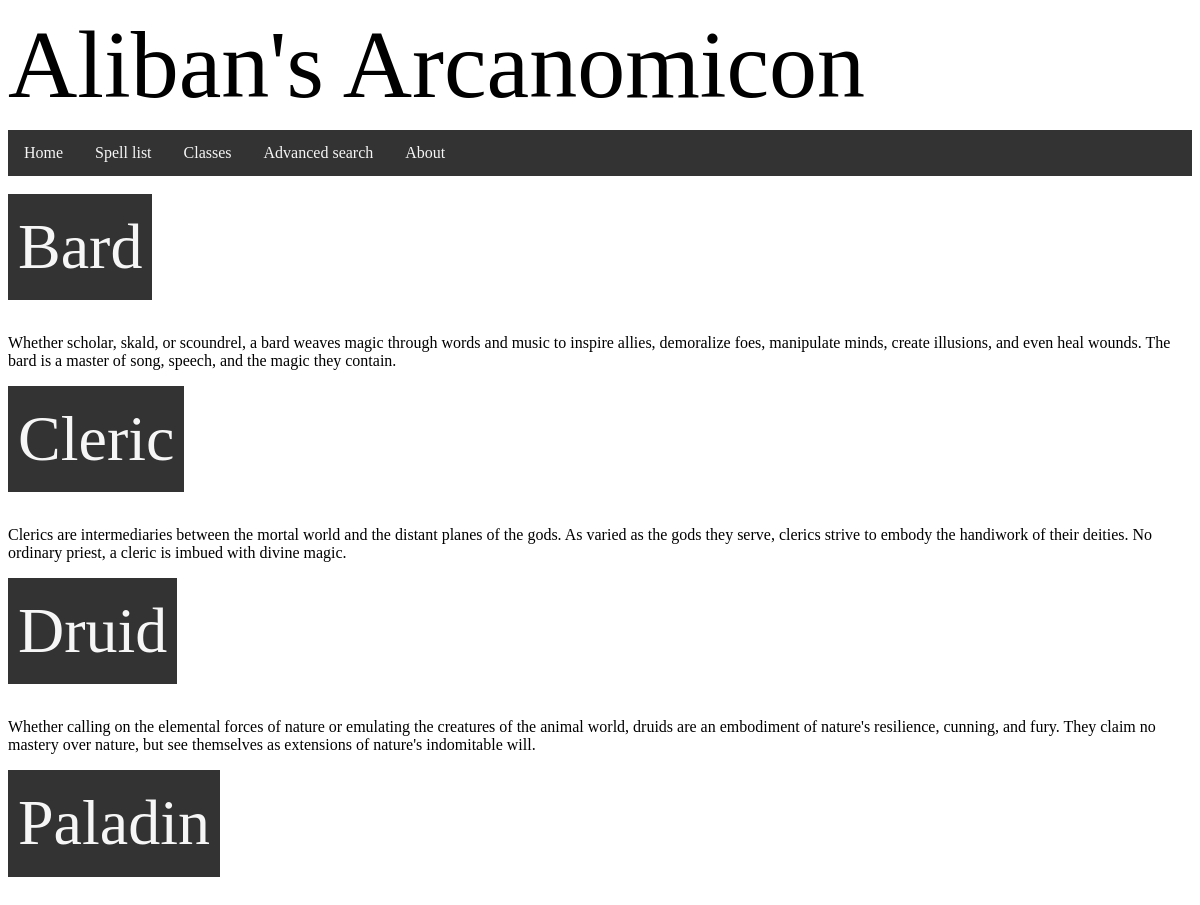
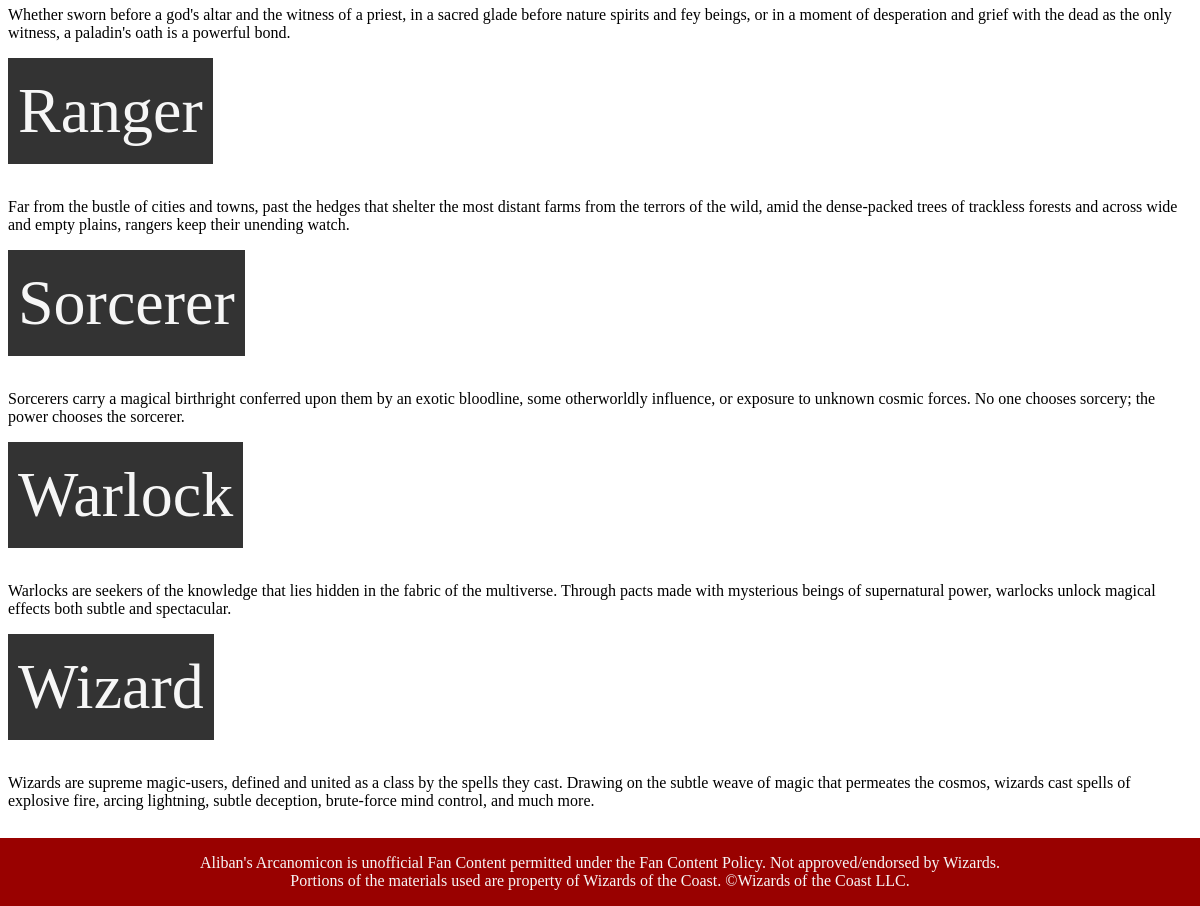
/class, run on the app's committed database (2 pictures, top to bottom).
### tables this page shows
CREATE TABLE caster (id INTEGER PRIMARY KEY AUTOINCREMENT, name STRING, description TEXT);

### routes.py (the view)
@app.route('/class')
def classes():
    sql = "SELECT caster.id, caster.name, caster.description FROM caster"
    casters = db_func(sql, single=False)
    return render_template('all_classes.html', casters = casters)

### templates/all_classes.html
{% extends "layout.html" %}
{% block content %}
    <br>
    {% for caster in casters %}
        <div class="classtitle">
            <a href="/class/{{ caster[1]|lower }}"><h2>{{  caster[1]  }}</h2></a>
        </div>
        <br>
        <p>{{ caster[2] }}</p>
    {% endfor %}
    <br>
    <br>
    <br>
    <br>
{% endblock content %}

### static/css/main.css (style rules this page uses)
.classtitle { margin: 0; padding: 0; overflow: hidden; background-color: #333333; top: 0; width: fit-content; }
.classtitle a { padding-left: 10px; padding-right: 10px; text-align: center; text-decoration: none; float: left; }
a:link { color: #F6F6F6; }
h2 { font-family: Modesto; font-weight: normal; font-style: normal; font-size: 4em; line-height: 0px; }
p { font-family: Scaly Sans; font-weight: 400; font-style: normal; }

### data on the page
caster: name "Bard", description "Whether scholar, skald, or scoundrel, a bard weaves magic through words and music to inspire allies, demoralize foes, manipulate minds, create illusions, and even heal wounds. The bard is a master of song, speech, and the magic they contain."
caster: name "Cleric", description "Clerics are intermediaries between the mortal world and the distant planes of the gods. As varied as the gods they serve, clerics strive to embody the handiwork of their deities. No ordinary priest, a cleric is imbued with divine magic."
caster: name "Druid", description "Whether calling on the elemental forces of nature or emulating the creatures of the animal world, druids are an embodiment of nature's resilience, cunning, and fury. They claim no mastery over nature, but see themselves as extensions of nature's indomitable will."
caster: name "Paladin", description "Whether sworn before a god's altar and the witness of a priest, in a sacred glade before nature spirits and fey beings, or in a moment of desperation and grief with the dead as the only witness, a paladin's oath is a powerful bond."
caster: name "Ranger", description "Far from the bustle of cities and towns, past the hedges that shelter the most distant farms from the terrors of the wild, amid the dense-packed trees of trackless forests and across wide and empty plains, rangers keep their unending watch."
caster: name "Sorcerer", description "Sorcerers carry a magical birthright conferred upon them by an exotic bloodline, some otherworldly influence, or exposure to unknown cosmic forces. No one chooses sorcery; the power chooses the sorcerer."
caster: name "Warlock", description "Warlocks are seekers of the knowledge that lies hidden in the fabric of the multiverse. Through pacts made with mysterious beings of supernatural power, warlocks unlock magical effects both subtle and spectacular."
caster: name "Wizard", description "Wizards are supreme magic-users, defined and united as a class by the spells they cast. Drawing on the subtle weave of magic that permeates the cosmos, wizards cast spells of explosive fire, arcing lightning, subtle deception, brute-force mind control, and much more."
